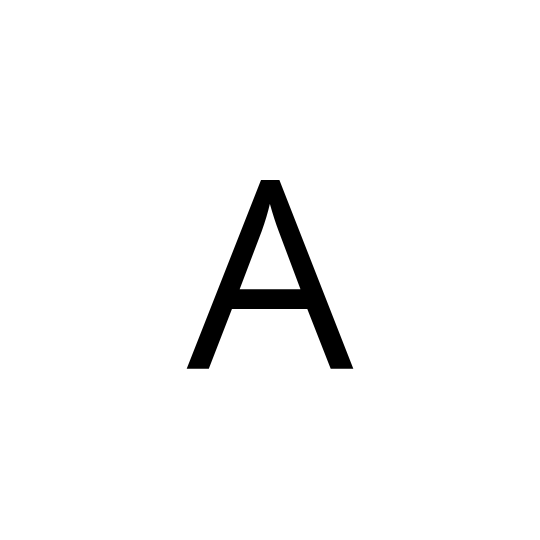
#> input picture A.png, 1080 x 1080 px (shown at 1/2 size)
$ jupyter execute --allow-errors ofofof.ipynb
#> lines starting #> are read from the running program, lines starting #| are printed output that depends on the picture; after the words box and inside, x2 and y2 are one past the last pixel; in counts of white or black regions, pixels touching at a corner belong together
<a href="https://colab.research.google.com/github/MkI21/litere/blob/main/ofofof.ipynb" target="_parent"></a>

[cell 1]
import cv2 as cv
import numpy as np
from google.colab.patches import cv2_imshow # for image display
from skimage import io

[cell 2]
url = "https://www.archifacile.fr/plan/5Wsuo2JzxQyCV41n-750E750.jpg?t=1731254582"
#> (the rest of this cell did not finish here and is left out)

#> (a cell that did not finish here is left out)

[cell 4]
template= cv.imread('A.png')
#> template is the input picture: shape (1080, 1080, 3); min 0, max 255, mean 247
template = cv.cvtColor(template, cv.COLOR_BGR2RGB)
gray = cv.cvtColor(template, cv.COLOR_BGR2GRAY)
th1=30
th2=60
edge_A = cv.Canny(gray, th1, th2)
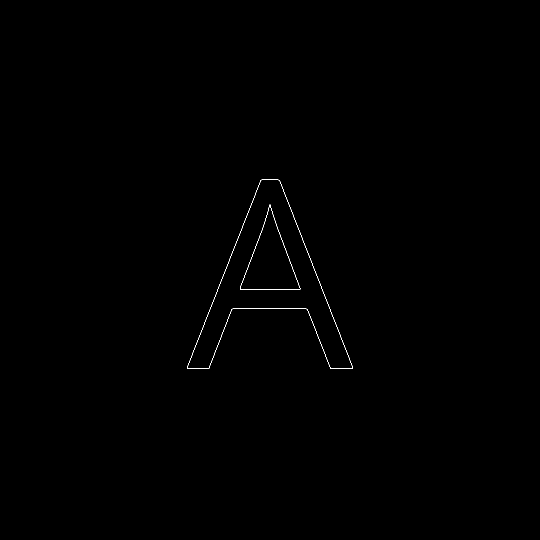
#> edge_A: shape (1080, 1080) (shown at 1/2 size); 0.15% white in thin lines or dots, all inside (x1, y1, x2, y2) = (374, 359, 706, 738)

contours_A,hierarchy = cv.findContours(edge_A,
                            # cv.RETR_CCOMP
                            cv.RETR_EXTERNAL,
                            cv.CHAIN_APPROX_NONE)
#> contours_A = 1 contour; box (x1, y1, x2, y2) and area: (374, 359, 706, 738) 46216
# cv2_imshow(template)
# cv2_imshow(edge_A)
templatec = template.copy()

hull = cv.convexHull(contours_A[0])
#> hull = contour of 13 points, box (x1, y1, x2, y2) (374, 359, 706, 738), area 70227
#cv2_imshow(cv.drawContours(templatec, [hull], 0, (0, 255, 0), 2))


$ run again, with C.png copied over A.png
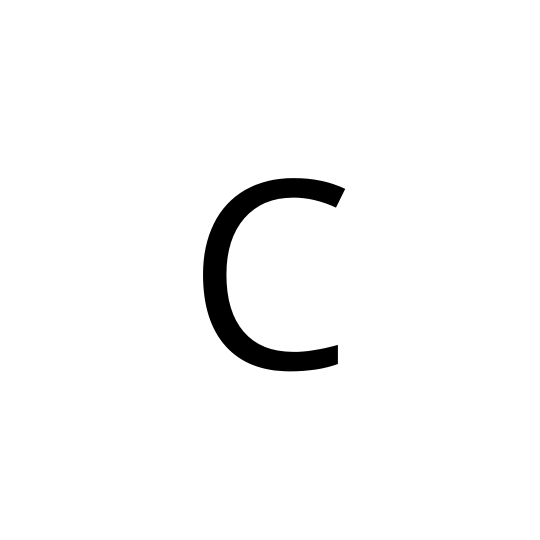
#> input picture C.png, 1080 x 1080 px (shown at 1/2 size)
#> template is the input picture: shape (1080, 1080, 3); min 0, max 255, mean 248.2
#> `edge_A = cv.Canny(gray, th1, th2)`:
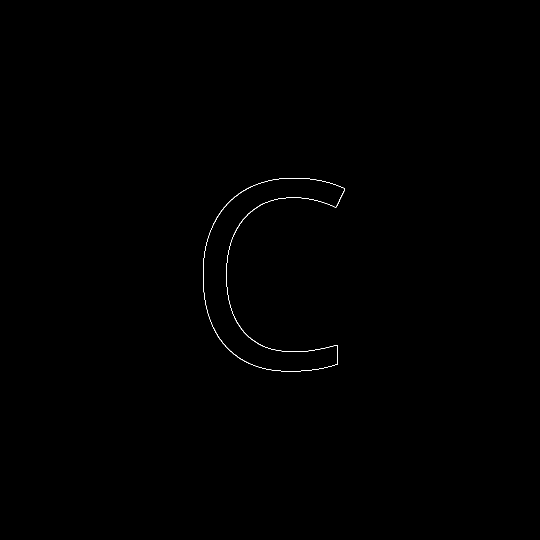
#> edge_A: shape (1080, 1080) (shown at 1/2 size); 0.14% white in thin lines or dots, all inside (x1, y1, x2, y2) = (406, 356, 690, 743)
#> contours_A = 1 contour; box (x1, y1, x2, y2) and area: (406, 356, 690, 743) 31046
#> hull = contour of 79 points, box (x1, y1, x2, y2) (406, 356, 690, 743), area 93587
